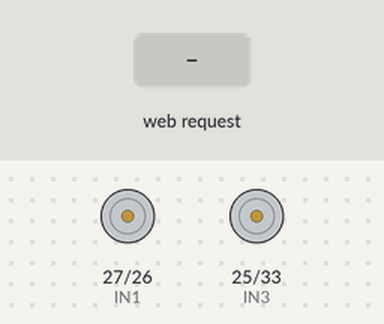
This sketch was run on a simulated ESP32. Shown: motor-driver pin pairs drawn as motors (green arrow = first pin HIGH = forward, orange = second pin HIGH = backward, longer = more drive, scaled by the enable pin). Inputs (shaded band) come from the test bench. What the sketch prints to the serial monitor is not drawn.

Above: at 1.2 s.
1.3 s: HTTP request GET /cmd?val=F received
At 2.3 s:
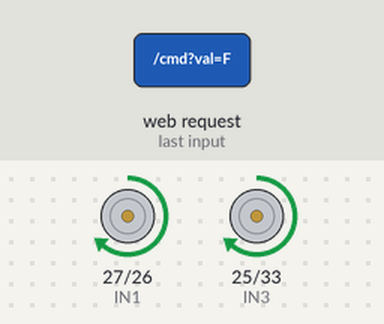
2.8 s: HTTP request GET /cmd?val=B received
At 3.4 s:
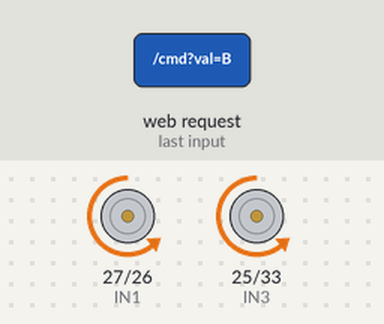
4.3 s: HTTP request GET /cmd?val=L received
At 4.6 s:
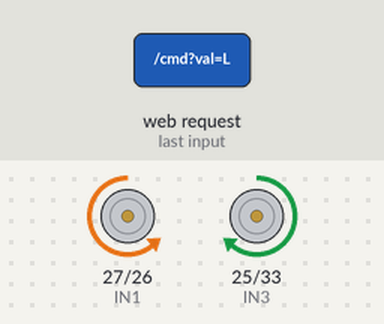
5.8 s: HTTP request GET /cmd?val=R received
At 6.9 s:
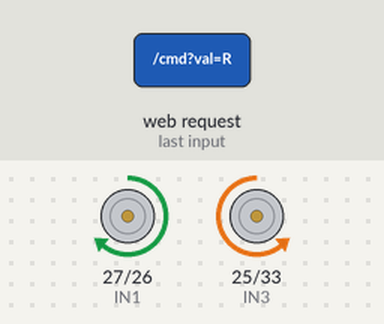
Timing chart, 0 to 8.3 s (numbered marks = the images above; inputs shaded):
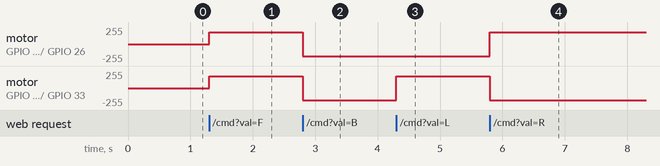

The sketch:

remote_control_with_UI.ino
```cpp
/*
  ESP32 Low-Latency Web Car Controller (Built-in Standard WebServer)
  - Creates Wi-Fi Access Point: "ESP32_Car_WiFi"
  - Password: "password123"
  - URL: http://192.168.4.1
*/
// upload this code in esp. the esp will release a wifi network, connect your phone or laptop to that network and now you can use it as the remote for the remote control car

#include <WiFi.h>
#include <WebServer.h>
#include <esp_wifi.h>

// Motor Pin Definitions
const int ENA = 14;
const int IN1 = 27;
const int IN2 = 26;
const int IN3 = 25;
const int IN4 = 33;
const int ENB = 32;

int currentSpeed = 180; // Speed range: 0-255

// Wi-Fi Access Point Credentials
const char* ssid = "ESP32_Car_WiFi";
const char* password = "password123";

WebServer server(80);

void setSpeed(int speed) {
  analogWrite(ENA, speed);
  analogWrite(ENB, speed);
}

void moveForward()  { setSpeed(currentSpeed); digitalWrite(IN1, HIGH); digitalWrite(IN2, LOW);  digitalWrite(IN3, HIGH); digitalWrite(IN4, LOW); }
void moveBackward() { setSpeed(currentSpeed); digitalWrite(IN1, LOW);  digitalWrite(IN2, HIGH); digitalWrite(IN3, LOW);  digitalWrite(IN4, HIGH); }
void turnLeft()     { setSpeed(currentSpeed); digitalWrite(IN1, LOW);  digitalWrite(IN2, HIGH); digitalWrite(IN3, HIGH); digitalWrite(IN4, LOW); }
void turnRight()    { setSpeed(currentSpeed); digitalWrite(IN1, HIGH); digitalWrite(IN2, LOW);  digitalWrite(IN3, LOW);  digitalWrite(IN4, HIGH); }
void stopCar()      { setSpeed(0);            digitalWrite(IN1, LOW);  digitalWrite(IN2, LOW);  digitalWrite(IN3, LOW);  digitalWrite(IN4, LOW); }

// Webpage UI (Optimized Touch Handling + Keep-Alive)
const char index_html[] PROGMEM = R"rawliteral(
<!DOCTYPE html>
<html>
<head>
  <meta name="viewport" content="width=device-width, initial-scale=1, user-scalable=no">
  <title>ESP32 RC Controller</title>
  <style>
    body { font-family: Arial, sans-serif; text-align: center; background-color: #121212; color: #ffffff; margin: 0; padding: 20px; user-select: none; -webkit-user-select: none; }
    h2 { margin-bottom: 15px; color: #00e676; }
    .grid { display: grid; grid-template-columns: repeat(3, 85px); gap: 12px; justify-content: center; margin: 25px auto; }
    .btn { width: 85px; height: 85px; font-size: 28px; font-weight: bold; background: #222; color: #fff; border: 2px solid #444; border-radius: 16px; touch-action: manipulation; cursor: pointer; }
    .btn:active { background: #00e676; color: #000; border-color: #00e676; }
    .slider-container { margin: 15px auto; width: 85%; max-width: 300px; background: #1e1e1e; padding: 15px; border-radius: 12px; }
    input[type=range] { width: 100%; accent-color: #00e676; }
  </style>
</head>
<body>
  <h2>ESP32 Web Control</h2>
  <div class="slider-container">
    <label>Speed: <b id="speedVal">180</b></label><br><br>
    <input type="range" min="80" max="255" value="180" id="speedSlider" oninput="updateSpeed(this.value)">
  </div>
  <div class="grid">
    <div></div>
    <button class="btn" onmousedown="sendCmd('F')" onmouseup="sendCmd('S')" ontouchstart="sendCmd('F')" ontouchend="sendCmd('S')">▲</button>
    <div></div>
    <button class="btn" onmousedown="sendCmd('L')" onmouseup="sendCmd('S')" ontouchstart="sendCmd('L')" ontouchend="sendCmd('S')">◄</button>
    <button class="btn" onmousedown="sendCmd('S')" ontouchstart="sendCmd('S')">■</button>
    <button class="btn" onmousedown="sendCmd('R')" onmouseup="sendCmd('S')" ontouchstart="sendCmd('R')" ontouchend="sendCmd('S')">►</button>
    <div></div>
    <button class="btn" onmousedown="sendCmd('B')" onmouseup="sendCmd('S')" ontouchstart="sendCmd('B')" ontouchend="sendCmd('S')">▼</button>
    <div></div>
  </div>

  <script>
    let lastCmd = "";
    function sendCmd(cmd) {
      if (cmd !== lastCmd) {
        lastCmd = cmd;
        fetch('/cmd?val=' + cmd, { cache: 'no-store' });
      }
    }
    function updateSpeed(val) {
      document.getElementById('speedVal').innerText = val;
      fetch('/speed?val=' + val, { cache: 'no-store' });
    }
  </script>
</body>
</html>
)rawliteral";

void handleRoot() {
  server.send(200, "text/html", index_html);
}

void handleCmd() {
  if (server.hasArg("val")) {
    String cmd = server.arg("val");
    if (cmd == "F") moveForward();
    else if (cmd == "B") moveBackward();
    else if (cmd == "L") turnLeft();
    else if (cmd == "R") turnRight();
    else if (cmd == "S") stopCar();
  }
  server.send(200, "text/plain", "OK");
}

void handleSpeed() {
  if (server.hasArg("val")) {
    currentSpeed = server.arg("val").toInt();
  }
  server.send(200, "text/plain", "OK");
}

void setup() {
  Serial.begin(115200);

  pinMode(ENA, OUTPUT); pinMode(IN1, OUTPUT); pinMode(IN2, OUTPUT);
  pinMode(IN3, OUTPUT); pinMode(IN4, OUTPUT); pinMode(ENB, OUTPUT);
  stopCar();

  // Start Access Point
  WiFi.mode(WIFI_AP);
  WiFi.softAP(ssid, password);

  // Disable Wi-Fi power save to reduce HTTP request latency
  esp_wifi_set_ps(WIFI_PS_NONE);

  Serial.print("AP IP address: ");
  Serial.println(WiFi.softAPIP());

  // Setup Server Routes
  server.on("/", handleRoot);
  server.on("/cmd", handleCmd);
  server.on("/speed", handleSpeed);

  server.begin();
  Serial.println("HTTP Server Started!");
}

void loop() {
  server.handleClient();
}
```

Measured:
- after the input at 1.3 s, motor on GPIO 27 (IN1) / GPIO 26 (IN2), motor on GPIO 25 (IN3) / GPIO 33 (IN4): stopped → forward 180/255 at once
- after the input at 2.8 s, motor on GPIO 27 (IN1) / GPIO 26 (IN2), motor on GPIO 25 (IN3) / GPIO 33 (IN4): forward 180/255 → backward 180/255 at once
- after the input at 4.3 s, motor on GPIO 25 (IN3) / GPIO 33 (IN4): backward 180/255 → forward 180/255 at once
- after the input at 5.8 s, motor on GPIO 27 (IN1) / GPIO 26 (IN2): backward 180/255 → forward 180/255 at once; motor on GPIO 25 (IN3) / GPIO 33 (IN4): forward 180/255 → backward 180/255 at once
